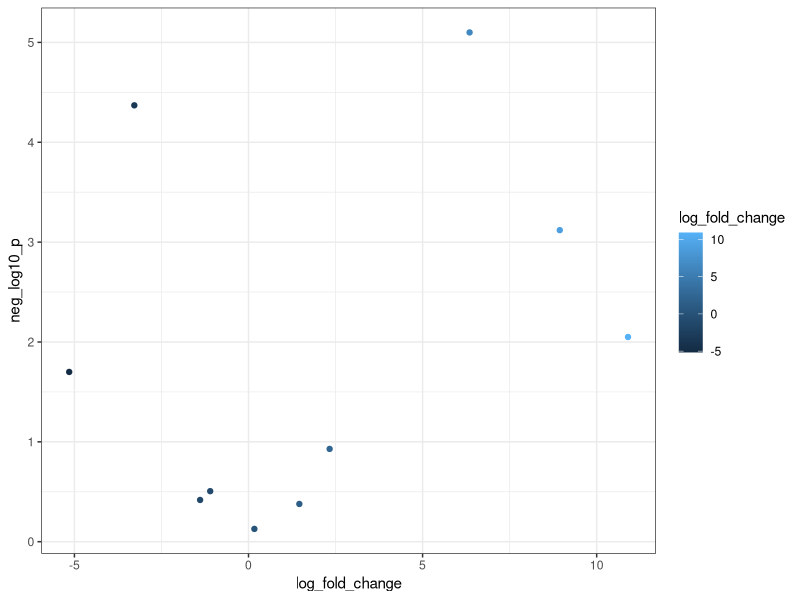
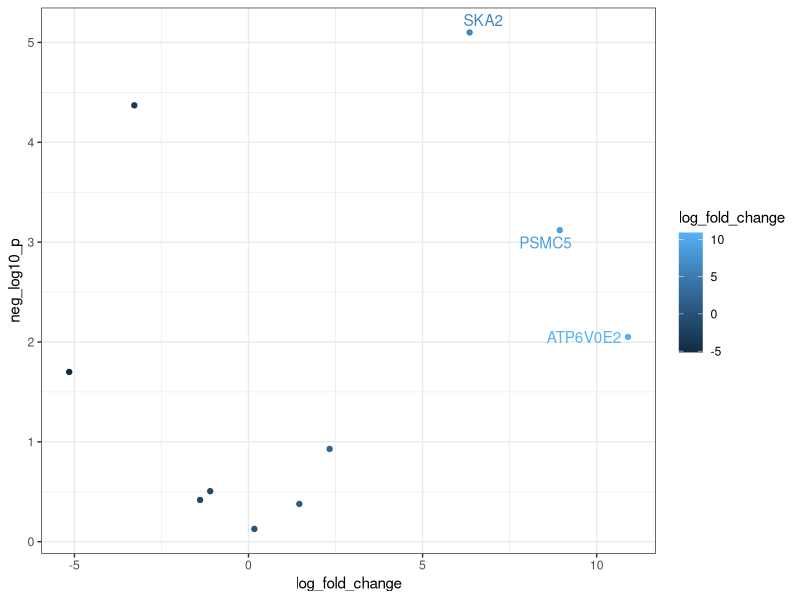
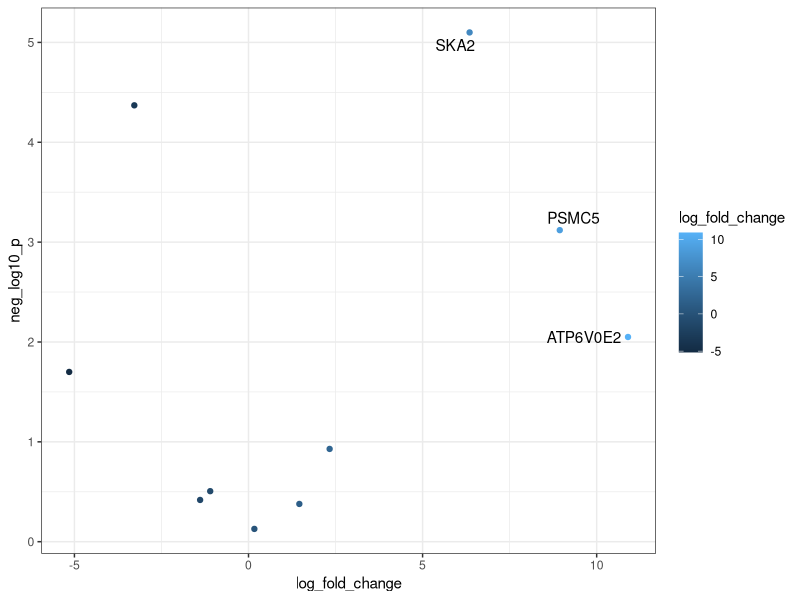

Generate these figures, in order, with R:
## ---- chunk 1
# Create a small dataset to use here as a plotting example. This data is actually
# a random selection of 10 "male_female" contrast rows from the data frame we 
# plotted in Intro ggplot.
# The tribble() function from the tibble package (tibble::tribble()) will create a
#  tibble, which _is_ a data frame but with a couple helpful tidyverse features
#  More info here: https://tibble.tidyverse.org/articles/tibble.html
gene_data <- tibble::tribble(
  ~gene_symbol, ~log_fold_change, ~neg_log10_p,
  "BOLA3",       1.46,            0.378,
  "ATP6V0E2",    10.9,            2.05, 
  "ATG12",       0.168,           0.128,
  "ASCL1",      -1.39,            0.418,
  "PSMC5",       8.94,            3.12, 
  "IMPA1",      -1.10,            0.506,
  "FABP7",      -5.15,            1.70, 
  "SCARB2",     -3.28,            4.37, 
  "FRMD6",       2.33,            0.929,
  "SKA2",        6.35,            5.10 
)

# Print the data:
gene_data
## ---- chunk 2
# Load libraries needed for plotting:
library(ggplot2)
library(ggrepel)

ggplot(
  gene_data, 
  aes(
    x = log_fold_change,
    y = neg_log10_p,
    color = log_fold_change
  )
) + 
  geom_point() + 
  theme_bw() # add bw theme
## ---- chunk 3
ggplot(
  gene_data, 
  aes(
    x = log_fold_change,
    y = neg_log10_p,
    color = log_fold_change
  )
) + 
  geom_point() +
  # This layer adds labels:
  geom_text_repel(
    # First, we want only a subset of data,which we can specify with the `data` argument. 
    # We can use dplyr::filter for this!
    data = dplyr::filter(gene_data, log_fold_change > 5),
    # Next, we set up the label to map to the `gene_symbol` column in our data
    aes(label = gene_symbol)
  ) + 
  theme_bw() 
## ---- chunk 4
ggplot(
  gene_data, 
  aes(
    x = log_fold_change,
    y = neg_log10_p,
    color = log_fold_change
  )
) + 
  geom_point() +
  # This layer adds labels:
  geom_text_repel(
    # First, we want only a subset of data,which we can specify with the `data` argument. 
    # We can use dplyr::filter for this!
    data = dplyr::filter(gene_data, log_fold_change > 5),
    # Next, we set up the label to map to the `gene_symbol` column in our data
    aes(label = gene_symbol),
    # Specify the same color (here, black) for all points
    color = "black"
  ) + 
  theme_bw() 
## ---- chunk 5
sessionInfo()
